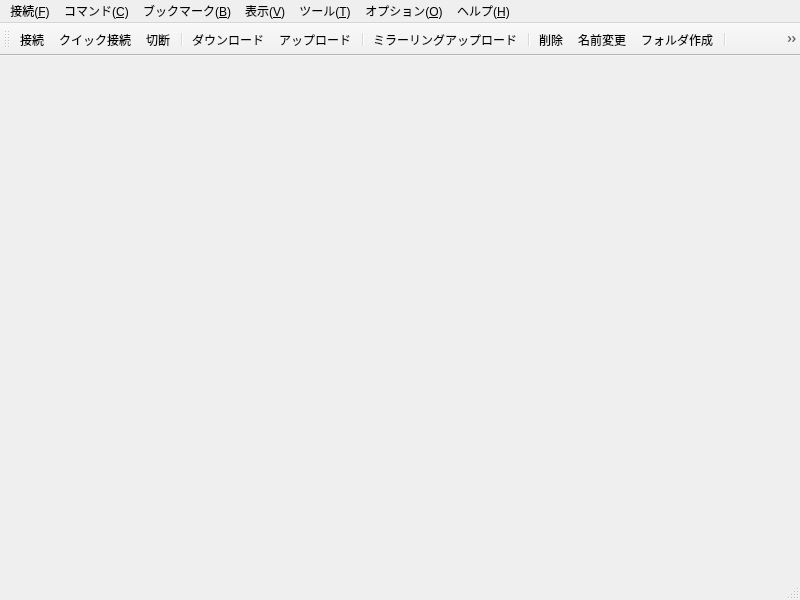
 <widget class="QMainWindow" name="MainWindowClass">
  <property name="geometry">
   <rect>
    <x>0</x>
    <y>0</y>
    <width>800</width>
    <height>600</height>
   </rect>
  </property>
  <property name="windowTitle">
   <string>MainWindow</string>
  </property>
  <widget class="QWidget" name="centralWidget">
   <layout class="QVBoxLayout" name="verticalLayout">
    <property name="leftMargin">
     <number>0</number>
    </property>
    <property name="topMargin">
     <number>0</number>
    </property>
    <property name="rightMargin">
     <number>0</number>
    </property>
    <property name="bottomMargin">
     <number>0</number>
    </property>
    <item>
     <widget class="DirsAndTaskMsgForm" name="widget" native="true"/>
    </item>
   </layout>
  </widget>
  <widget class="QMenuBar" name="menuBar">
   <property name="geometry">
    <rect>
     <x>0</x>
     <y>0</y>
     <width>800</width>
     <height>33</height>
    </rect>
   </property>
   <widget class="QMenu" name="menu_Connect">
    <property name="title">
     <string>接続(&amp;F)</string>
    </property>
    <widget class="QMenu" name="menu_Settings">
     <property name="title">
      <string>設定(&amp;S)</string>
     </property>
     <addaction name="actionImportFromWS_FTP"/>
     <addaction name="actionSaveSettingsToFile"/>
     <addaction name="actionLoadSettingsFromFile"/>
     <addaction name="actionModifyMasterPassword"/>
     <addaction name="actionExportFileZillaXML"/>
     <addaction name="actionExportWinSCPINI"/>
     <addaction name="separator"/>
     <addaction name="actionResetSettings"/>
    </widget>
    <addaction name="actionConnect"/>
    <addaction name="actionQuickConnect"/>
    <addaction name="actionDisconnect"/>
    <addaction name="separator"/>
    <addaction name="actionHostSettings"/>
    <addaction name="menu_Settings"/>
    <addaction name="separator"/>
    <addaction name="actionExit"/>
    <addaction name="separator"/>
   </widget>
   <widget class="QMenu" name="menu_Command">
    <property name="title">
     <string>コマンド(&amp;C)</string>
    </property>
    <addaction name="actionDownload"/>
    <addaction name="actionUpload"/>
    <addaction name="actionDownloadRename"/>
    <addaction name="actionUploadRename"/>
    <addaction name="actionDownloadRespecify"/>
    <addaction name="actionDownloadAsFile"/>
    <addaction name="separator"/>
    <addaction name="actionUploadMirroring"/>
    <addaction name="actionCalcFilesSize"/>
    <addaction name="actionDownloadMirroring"/>
    <addaction name="separator"/>
    <addaction name="actionCmdRm"/>
    <addaction name="actionCmdRename"/>
    <addaction name="actionCmdReattribute"/>
    <addaction name="actionCmdMkdir"/>
    <addaction name="actionCommand"/>
    <addaction name="separator"/>
    <addaction name="actionDirSync"/>
   </widget>
   <widget class="QMenu" name="menu_Bookmark">
    <property name="title">
     <string>ブックマーク(&amp;B)</string>
    </property>
    <addaction name="actionBmarkAddHost"/>
    <addaction name="actionBmarkAddLocal"/>
    <addaction name="actionBmarkAddBoth"/>
    <addaction name="actionBmarkEdit"/>
    <addaction name="separator"/>
   </widget>
   <widget class="QMenu" name="menu_View">
    <property name="title">
     <string>表示(&amp;V)</string>
    </property>
    <widget class="QMenu" name="menu_ViewFormat">
     <property name="title">
      <string>形式(&amp;T)</string>
     </property>
     <addaction name="actionViewFList"/>
     <addaction name="actionViewFDetail"/>
    </widget>
    <addaction name="actionFilter"/>
    <addaction name="separator"/>
    <addaction name="actionFind"/>
    <addaction name="actionFindNext"/>
    <addaction name="separator"/>
    <addaction name="actionSelect"/>
    <addaction name="actionSelectAll"/>
    <addaction name="separator"/>
    <addaction name="menu_ViewFormat"/>
    <addaction name="actionSort"/>
    <addaction name="actionViewDot"/>
    <addaction name="separator"/>
    <addaction name="actionListWithViewer"/>
    <addaction name="actionTaskWithViewer"/>
    <addaction name="separator"/>
    <addaction name="actionReflesh"/>
   </widget>
   <widget class="QMenu" name="menu_Tools">
    <property name="title">
     <string>ツール(&amp;T)</string>
    </property>
    <addaction name="actionCalcOnetimePasswd"/>
    <addaction name="actionWindowsFWSetting"/>
   </widget>
   <widget class="QMenu" name="menu_Option">
    <property name="title">
     <string>オプション(&amp;O)</string>
    </property>
    <addaction name="actionPreference"/>
   </widget>
   <widget class="QMenu" name="menu_Help">
    <property name="title">
     <string>ヘルプ(&amp;H)</string>
    </property>
    <addaction name="actionContents"/>
    <addaction name="actionOpenWebsite"/>
    <addaction name="separator"/>
    <addaction name="actionAbout"/>
    <addaction name="actionAboutQt"/>
   </widget>
   <addaction name="menu_Connect"/>
   <addaction name="menu_Command"/>
   <addaction name="menu_Bookmark"/>
   <addaction name="menu_View"/>
   <addaction name="menu_Tools"/>
   <addaction name="menu_Option"/>
   <addaction name="menu_Help"/>
  </widget>
  <widget class="QToolBar" name="mainToolBar">
   <property name="iconSize">
    <size>
     <width>16</width>
     <height>16</height>
    </size>
   </property>
   <attribute name="toolBarArea">
    <enum>TopToolBarArea</enum>
   </attribute>
   <attribute name="toolBarBreak">
    <bool>false</bool>
   </attribute>
   <addaction name="actionConnect"/>
   <addaction name="actionQuickConnect"/>
   <addaction name="actionDisconnect"/>
   <addaction name="separator"/>
   <addaction name="actionDownload"/>
   <addaction name="actionUpload"/>
   <addaction name="separator"/>
   <addaction name="actionUploadMirroring"/>
   <addaction name="separator"/>
   <addaction name="actionCmdRm"/>
   <addaction name="actionCmdRename"/>
   <addaction name="actionCmdMkdir"/>
   <addaction name="separator"/>
   <addaction name="actionModeAscii"/>
   <addaction name="actionModeBinary"/>
   <addaction name="actionModeAuto"/>
   <addaction name="separator"/>
   <addaction name="actionLocalSJIS"/>
   <addaction name="actionLocalEUC"/>
   <addaction name="actionLocalJIS"/>
   <addaction name="actionLocalUTF8"/>
   <addaction name="actionLocalUTF8BOM"/>
   <addaction name="separator"/>
   <addaction name="actionHostSJIS"/>
   <addaction name="actionHostEUC"/>
   <addaction name="actionHostJIS"/>
   <addaction name="actionHostUTF8"/>
   <addaction name="actionHostUTF8BOM"/>
   <addaction name="actionHostNocode"/>
   <addaction name="separator"/>
   <addaction name="actionHalfKana2Full"/>
   <addaction name="separator"/>
   <addaction name="actionReflesh"/>
   <addaction name="separator"/>
   <addaction name="actionViewFList"/>
   <addaction name="actionViewFDetail"/>
   <addaction name="separator"/>
   <addaction name="actionDirSync"/>
   <addaction name="separator"/>
   <addaction name="actionStopReceiving"/>
  </widget>
  <widget class="QStatusBar" name="statusBar"/>
  <action name="actionConnect">
   <property name="icon">
    <iconset resource="../resource/ffftpgui.qrc">
     <normaloff>:/connect.png</normaloff>:/connect.png</iconset>
   </property>
   <property name="text">
    <string>接続(&amp;C)...</string>
   </property>
   <property name="iconText">
    <string>接続</string>
   </property>
   <property name="toolTip">
    <string>接続</string>
   </property>
   <property name="shortcut">
    <string>Ctrl+C</string>
   </property>
  </action>
  <action name="actionQuickConnect">
   <property name="icon">
    <iconset resource="../resource/ffftpgui.qrc">
     <normaloff>:/quickconnect.png</normaloff>:/quickconnect.png</iconset>
   </property>
   <property name="text">
    <string>クイック接続(&amp;Q)...</string>
   </property>
   <property name="iconText">
    <string>クイック接続</string>
   </property>
   <property name="toolTip">
    <string>クイック接続</string>
   </property>
   <property name="shortcut">
    <string>Ctrl+Q</string>
   </property>
  </action>
  <action name="actionDisconnect">
   <property name="icon">
    <iconset resource="../resource/ffftpgui.qrc">
     <normaloff>:/disconnect.png</normaloff>:/disconnect.png</iconset>
   </property>
   <property name="text">
    <string>切断(&amp;R)</string>
   </property>
   <property name="iconText">
    <string>切断</string>
   </property>
   <property name="toolTip">
    <string>切断</string>
   </property>
  </action>
  <action name="actionHostSettings">
   <property name="text">
    <string>ホストの設定(&amp;H)...</string>
   </property>
   <property name="iconText">
    <string>ホストの設定</string>
   </property>
   <property name="toolTip">
    <string>ホストの設定</string>
   </property>
  </action>
  <action name="actionExit">
   <property name="text">
    <string>終了(&amp;X)</string>
   </property>
   <property name="iconText">
    <string>終了</string>
   </property>
   <property name="toolTip">
    <string>終了</string>
   </property>
  </action>
  <action name="actionImportFromWS_FTP">
   <property name="text">
    <string>WS_FTPから設定をインポート(&amp;W)...</string>
   </property>
   <property name="iconText">
    <string>WS_FTPから設定をインポート</string>
   </property>
   <property name="toolTip">
    <string>WS_FTPから設定をインポート</string>
   </property>
  </action>
  <action name="actionSaveSettingsToFile">
   <property name="text">
    <string>設定をファイルに保存(&amp;S)...</string>
   </property>
   <property name="iconText">
    <string>設定をファイルに保存</string>
   </property>
   <property name="toolTip">
    <string>設定をファイルに保存</string>
   </property>
  </action>
  <action name="actionLoadSettingsFromFile">
   <property name="text">
    <string>設定をファイルから復元(&amp;L)...</string>
   </property>
   <property name="iconText">
    <string>設定をファイルから復元</string>
   </property>
   <property name="toolTip">
    <string>設定をファイルから復元</string>
   </property>
  </action>
  <action name="actionModifyMasterPassword">
   <property name="text">
    <string>マスターパスワードの変更(&amp;M)...</string>
   </property>
   <property name="iconText">
    <string>マスターパスワードの変更</string>
   </property>
   <property name="toolTip">
    <string>マスターパスワードの変更</string>
   </property>
  </action>
  <action name="actionExportFileZillaXML">
   <property name="text">
    <string>FileZilla XMLに設定をエクスポート...</string>
   </property>
  </action>
  <action name="actionExportWinSCPINI">
   <property name="text">
    <string>WinSCP INIに設定をエクスポート...</string>
   </property>
  </action>
  <action name="actionResetSettings">
   <property name="text">
    <string>全設定の消去...</string>
   </property>
  </action>
  <action name="actionDownload">
   <property name="icon">
    <iconset resource="../resource/ffftpgui.qrc">
     <normaloff>:/arrowdown.png</normaloff>:/arrowdown.png</iconset>
   </property>
   <property name="text">
    <string>ダウンロード(&amp;D)</string>
   </property>
   <property name="iconText">
    <string>ダウンロード</string>
   </property>
   <property name="toolTip">
    <string>ダウンロード</string>
   </property>
   <property name="shortcut">
    <string>Ctrl+D</string>
   </property>
  </action>
  <action name="actionUpload">
   <property name="icon">
    <iconset resource="../resource/ffftpgui.qrc">
     <normaloff>:/arrowup.png</normaloff>:/arrowup.png</iconset>
   </property>
   <property name="text">
    <string>アップロード(&amp;U)</string>
   </property>
   <property name="iconText">
    <string>アップロード</string>
   </property>
   <property name="toolTip">
    <string>アップロード</string>
   </property>
   <property name="shortcut">
    <string>Ctrl+S</string>
   </property>
  </action>
  <action name="actionDownloadRename">
   <property name="text">
    <string>名前を変えてダウンロード(&amp;O)...</string>
   </property>
   <property name="iconText">
    <string>名前を変えてダウンロード</string>
   </property>
   <property name="toolTip">
    <string>名前を変えてダウンロード</string>
   </property>
  </action>
  <action name="actionUploadRename">
   <property name="text">
    <string>名前を変えてアップロード(&amp;P)...</string>
   </property>
   <property name="iconText">
    <string>名前を変えてアップロード</string>
   </property>
   <property name="toolTip">
    <string>名前を変えてアップロード</string>
   </property>
  </action>
  <action name="actionDownloadRespecify">
   <property name="text">
    <string>名前を指定してダウンロード(&amp;G)...</string>
   </property>
   <property name="iconText">
    <string>名前を指定してダウンロード</string>
   </property>
   <property name="toolTip">
    <string>名前を指定してダウンロード</string>
   </property>
  </action>
  <action name="actionDownloadAsFile">
   <property name="text">
    <string>ファイルとしてダウンロード(&amp;F)</string>
   </property>
   <property name="iconText">
    <string>ファイルとしてダウンロード</string>
   </property>
   <property name="toolTip">
    <string>ファイルとしてダウンロード</string>
   </property>
  </action>
  <action name="actionUploadMirroring">
   <property name="icon">
    <iconset resource="../resource/ffftpgui.qrc">
     <normaloff>:/doublearrowup.png</normaloff>:/doublearrowup.png</iconset>
   </property>
   <property name="text">
    <string>ミラーリングアップロード(&amp;M)...</string>
   </property>
   <property name="iconText">
    <string>ミラーリングアップロード</string>
   </property>
   <property name="toolTip">
    <string>ミラーリングアップロード</string>
   </property>
   <property name="shortcut">
    <string>Ctrl+Shift+U</string>
   </property>
  </action>
  <action name="actionCalcFilesSize">
   <property name="text">
    <string>ファイル容量計算(&amp;Z)...</string>
   </property>
   <property name="iconText">
    <string>ファイル容量計算</string>
   </property>
   <property name="toolTip">
    <string>ファイル容量計算</string>
   </property>
  </action>
  <action name="actionDownloadMirroring">
   <property name="text">
    <string>ミラーリングダウンロード(&amp;L)...</string>
   </property>
   <property name="iconText">
    <string>ミラーリングダウンロード</string>
   </property>
   <property name="toolTip">
    <string>ミラーリングダウンロード</string>
   </property>
   <property name="shortcut">
    <string>Ctrl+Shift+D</string>
   </property>
  </action>
  <action name="actionCmdRm">
   <property name="icon">
    <iconset resource="../resource/ffftpgui.qrc">
     <normaloff>:/cross.png</normaloff>:/cross.png</iconset>
   </property>
   <property name="text">
    <string>削除(&amp;R)...</string>
   </property>
   <property name="iconText">
    <string>削除</string>
   </property>
   <property name="toolTip">
    <string>削除</string>
   </property>
   <property name="shortcut">
    <string>Del</string>
   </property>
  </action>
  <action name="actionCmdRename">
   <property name="icon">
    <iconset resource="../resource/ffftpgui.qrc">
     <normaloff>:/tag.png</normaloff>:/tag.png</iconset>
   </property>
   <property name="text">
    <string>名前変更(&amp;N)...</string>
   </property>
   <property name="iconText">
    <string>名前変更</string>
   </property>
   <property name="toolTip">
    <string>名前変更</string>
   </property>
   <property name="shortcut">
    <string>Ctrl+N</string>
   </property>
  </action>
  <action name="actionCmdReattribute">
   <property name="text">
    <string>属性変更(&amp;A)...</string>
   </property>
   <property name="iconText">
    <string>属性変更</string>
   </property>
   <property name="toolTip">
    <string>属性変更</string>
   </property>
   <property name="shortcut">
    <string>Ctrl+T</string>
   </property>
  </action>
  <action name="actionCmdMkdir">
   <property name="icon">
    <iconset resource="../resource/ffftpgui.qrc">
     <normaloff>:/folderwithlight.png</normaloff>:/folderwithlight.png</iconset>
   </property>
   <property name="text">
    <string>フォルダ作成(&amp;K)...</string>
   </property>
   <property name="iconText">
    <string>フォルダ作成</string>
   </property>
   <property name="toolTip">
    <string>フォルダ作成</string>
   </property>
   <property name="shortcut">
    <string>Ctrl+K</string>
   </property>
  </action>
  <action name="actionCommand">
   <property name="text">
    <string>任意のコマンド(&amp;C)...</string>
   </property>
   <property name="iconText">
    <string>任意のコマンド</string>
   </property>
   <property name="toolTip">
    <string>任意のコマンド</string>
   </property>
  </action>
  <action name="actionDirSync">
   <property name="checkable">
    <bool>true</bool>
   </property>
   <property name="icon">
    <iconset resource="../resource/ffftpgui.qrc">
     <normaloff>:/tagandtag.png</normaloff>:/tagandtag.png</iconset>
   </property>
   <property name="text">
    <string>フォルダ同時移動(&amp;S)</string>
   </property>
   <property name="iconText">
    <string>フォルダ同時移動</string>
   </property>
   <property name="toolTip">
    <string>フォルダ同時移動</string>
   </property>
  </action>
  <action name="actionBmarkAddHost">
   <property name="text">
    <string>追加―ホスト側(&amp;H)</string>
   </property>
   <property name="iconText">
    <string>追加―ホスト側</string>
   </property>
   <property name="toolTip">
    <string>追加―ホスト側</string>
   </property>
  </action>
  <action name="actionBmarkAddLocal">
   <property name="text">
    <string>追加―ローカル側(&amp;L)</string>
   </property>
   <property name="iconText">
    <string>追加―ローカル側</string>
   </property>
   <property name="toolTip">
    <string>追加―ローカル側</string>
   </property>
  </action>
  <action name="actionBmarkAddBoth">
   <property name="text">
    <string>追加―両方(&amp;B)</string>
   </property>
   <property name="iconText">
    <string>追加―両方</string>
   </property>
   <property name="toolTip">
    <string>追加―両方</string>
   </property>
  </action>
  <action name="actionBmarkEdit">
   <property name="text">
    <string>編集(&amp;E)...</string>
   </property>
   <property name="iconText">
    <string>編集</string>
   </property>
   <property name="toolTip">
    <string>編集</string>
   </property>
   <property name="shortcut">
    <string>Ctrl+B</string>
   </property>
  </action>
  <action name="actionFilter">
   <property name="text">
    <string>フィルタ(&amp;L)...</string>
   </property>
   <property name="iconText">
    <string>フィルタ</string>
   </property>
   <property name="toolTip">
    <string>フィルタ</string>
   </property>
   <property name="shortcut">
    <string>Ctrl+Y</string>
   </property>
  </action>
  <action name="actionFind">
   <property name="text">
    <string>検索(&amp;F)...</string>
   </property>
   <property name="iconText">
    <string>検索</string>
   </property>
   <property name="toolTip">
    <string>検索</string>
   </property>
   <property name="shortcut">
    <string>Ctrl+F</string>
   </property>
  </action>
  <action name="actionFindNext">
   <property name="text">
    <string>次を検索(&amp;N)</string>
   </property>
   <property name="iconText">
    <string>次を検索</string>
   </property>
   <property name="toolTip">
    <string>次を検索</string>
   </property>
   <property name="shortcut">
    <string>F3</string>
   </property>
  </action>
  <action name="actionSelect">
   <property name="text">
    <string>選択(&amp;U)...</string>
   </property>
   <property name="iconText">
    <string>選択</string>
   </property>
   <property name="toolTip">
    <string>選択</string>
   </property>
   <property name="shortcut">
    <string>Ctrl+S</string>
   </property>
  </action>
  <action name="actionSelectAll">
   <property name="text">
    <string>全選択/解除(&amp;A)</string>
   </property>
   <property name="iconText">
    <string>全選択/解除</string>
   </property>
   <property name="toolTip">
    <string>全選択/解除</string>
   </property>
   <property name="shortcut">
    <string>Ctrl+A</string>
   </property>
  </action>
  <action name="actionViewFList">
   <property name="checkable">
    <bool>true</bool>
   </property>
   <property name="icon">
    <iconset resource="../resource/ffftpgui.qrc">
     <normaloff>:/mosaic1.png</normaloff>:/mosaic1.png</iconset>
   </property>
   <property name="text">
    <string>一覧(&amp;L)</string>
   </property>
   <property name="iconText">
    <string>一覧</string>
   </property>
   <property name="toolTip">
    <string>一覧</string>
   </property>
  </action>
  <action name="actionViewFDetail">
   <property name="checkable">
    <bool>true</bool>
   </property>
   <property name="icon">
    <iconset resource="../resource/ffftpgui.qrc">
     <normaloff>:/mosaic2.png</normaloff>:/mosaic2.png</iconset>
   </property>
   <property name="text">
    <string>詳細(&amp;D)</string>
   </property>
   <property name="iconText">
    <string>詳細</string>
   </property>
   <property name="toolTip">
    <string>詳細</string>
   </property>
  </action>
  <action name="actionSort">
   <property name="text">
    <string>ソート(&amp;S)...</string>
   </property>
   <property name="iconText">
    <string>ソート</string>
   </property>
   <property name="toolTip">
    <string>ソート</string>
   </property>
  </action>
  <action name="actionViewDot">
   <property name="checkable">
    <bool>true</bool>
   </property>
   <property name="text">
    <string>.で始まるファイルを表示(&amp;D)</string>
   </property>
   <property name="iconText">
    <string>.で始まるファイルを表示</string>
   </property>
   <property name="toolTip">
    <string>.で始まるファイルを表示</string>
   </property>
  </action>
  <action name="actionListWithViewer">
   <property name="text">
    <string>ファイル一覧をビューアで表示(&amp;I)</string>
   </property>
   <property name="iconText">
    <string>ファイル一覧をビューアで表示</string>
   </property>
   <property name="toolTip">
    <string>ファイル一覧をビューアで表示</string>
   </property>
  </action>
  <action name="actionTaskWithViewer">
   <property name="text">
    <string>処理内容をビューアで表示(&amp;W)</string>
   </property>
   <property name="iconText">
    <string>処理内容をビューアで表示</string>
   </property>
   <property name="toolTip">
    <string>処理内容をビューアで表示</string>
   </property>
  </action>
  <action name="actionReflesh">
   <property name="icon">
    <iconset resource="../resource/ffftpgui.qrc">
     <normaloff>:/arrowcircle.png</normaloff>:/arrowcircle.png</iconset>
   </property>
   <property name="text">
    <string>最新の情報に更新(&amp;R)</string>
   </property>
   <property name="iconText">
    <string>最新の情報に更新</string>
   </property>
   <property name="toolTip">
    <string>最新の情報に更新</string>
   </property>
   <property name="shortcut">
    <string>F5</string>
   </property>
  </action>
  <action name="actionCalcOnetimePasswd">
   <property name="text">
    <string>ワンタイムパスワードの計算(&amp;O)...</string>
   </property>
   <property name="iconText">
    <string>ワンタイムパスワードの計算</string>
   </property>
   <property name="toolTip">
    <string>ワンタイムパスワードの計算</string>
   </property>
  </action>
  <action name="actionWindowsFWSetting">
   <property name="text">
    <string>WindowsファイアウォールのステートフルFTPフィルタの設定(&amp;F)...</string>
   </property>
   <property name="iconText">
    <string>WindowsファイアウォールのステートフルFTPフィルタの設定</string>
   </property>
   <property name="toolTip">
    <string>WindowsファイアウォールのステートフルFTPフィルタの設定</string>
   </property>
  </action>
  <action name="actionPreference">
   <property name="text">
    <string>環境設定(S)...</string>
   </property>
   <property name="iconText">
    <string>環境設定</string>
   </property>
   <property name="toolTip">
    <string>環境設定</string>
   </property>
  </action>
  <action name="actionContents">
   <property name="text">
    <string>目次(&amp;C)...</string>
   </property>
   <property name="iconText">
    <string>目次</string>
   </property>
   <property name="toolTip">
    <string>目次</string>
   </property>
   <property name="shortcut">
    <string>F1</string>
   </property>
  </action>
  <action name="actionOpenWebsite">
   <property name="text">
    <string>ウェブサイトを開く(&amp;W)</string>
   </property>
   <property name="iconText">
    <string>ウェブサイトを開く</string>
   </property>
   <property name="toolTip">
    <string>ウェブサイトを開く</string>
   </property>
  </action>
  <action name="actionAbout">
   <property name="text">
    <string>FFFTPについて(&amp;A)...</string>
   </property>
   <property name="iconText">
    <string>FFFTPについて</string>
   </property>
   <property name="toolTip">
    <string>FFFTPについて</string>
   </property>
  </action>
  <action name="actionAboutQt">
   <property name="text">
    <string>Qtについて...</string>
   </property>
  </action>
  <action name="actionModeAscii">
   <property name="checkable">
    <bool>true</bool>
   </property>
   <property name="icon">
    <iconset resource="../resource/ffftpgui.qrc">
     <normaloff>:/a.png</normaloff>:/a.png</iconset>
   </property>
   <property name="text">
    <string>アスキー転送モード</string>
   </property>
   <property name="toolTip">
    <string>アスキー転送モード</string>
   </property>
  </action>
  <action name="actionModeBinary">
   <property name="checkable">
    <bool>true</bool>
   </property>
   <property name="icon">
    <iconset resource="../resource/ffftpgui.qrc">
     <normaloff>:/b.png</normaloff>:/b.png</iconset>
   </property>
   <property name="text">
    <string>バイナリ転送モード</string>
   </property>
   <property name="toolTip">
    <string>バイナリ転送モード</string>
   </property>
  </action>
  <action name="actionModeAuto">
   <property name="checkable">
    <bool>true</bool>
   </property>
   <property name="icon">
    <iconset resource="../resource/ffftpgui.qrc">
     <normaloff>:/ab.png</normaloff>:/ab.png</iconset>
   </property>
   <property name="text">
    <string>ファイル名で転送モード切替え</string>
   </property>
   <property name="toolTip">
    <string>ファイル名で転送モード切替え</string>
   </property>
  </action>
  <action name="actionLocalSJIS">
   <property name="checkable">
    <bool>true</bool>
   </property>
   <property name="icon">
    <iconset resource="../resource/ffftpgui.qrc">
     <normaloff>:/sjis.png</normaloff>:/sjis.png</iconset>
   </property>
   <property name="text">
    <string>ローカルの漢字コードはShift_JIS</string>
   </property>
   <property name="toolTip">
    <string>ローカルの漢字コードはShift_JIS</string>
   </property>
  </action>
  <action name="actionLocalEUC">
   <property name="checkable">
    <bool>true</bool>
   </property>
   <property name="icon">
    <iconset resource="../resource/ffftpgui.qrc">
     <normaloff>:/euc.png</normaloff>:/euc.png</iconset>
   </property>
   <property name="text">
    <string>ローカルの漢字コードはEUC</string>
   </property>
   <property name="toolTip">
    <string>ローカルの漢字コードはEUC</string>
   </property>
  </action>
  <action name="actionLocalJIS">
   <property name="checkable">
    <bool>true</bool>
   </property>
   <property name="icon">
    <iconset resource="../resource/ffftpgui.qrc">
     <normaloff>:/jis.png</normaloff>:/jis.png</iconset>
   </property>
   <property name="text">
    <string>ローカルの漢字コードはJIS</string>
   </property>
   <property name="toolTip">
    <string>ローカルの漢字コードはJIS</string>
   </property>
  </action>
  <action name="actionLocalUTF8">
   <property name="checkable">
    <bool>true</bool>
   </property>
   <property name="icon">
    <iconset resource="../resource/ffftpgui.qrc">
     <normaloff>:/utf8.png</normaloff>:/utf8.png</iconset>
   </property>
   <property name="text">
    <string>ローカルの漢字コードはUTF-8</string>
   </property>
   <property name="toolTip">
    <string>ローカルの漢字コードはUTF-8</string>
   </property>
  </action>
  <action name="actionLocalUTF8BOM">
   <property name="checkable">
    <bool>true</bool>
   </property>
   <property name="icon">
    <iconset resource="../resource/ffftpgui.qrc">
     <normaloff>:/u8b.png</normaloff>:/u8b.png</iconset>
   </property>
   <property name="text">
    <string>ローカルの漢字コードはUTF-8 BOM</string>
   </property>
   <property name="toolTip">
    <string>ローカルの漢字コードはUTF-8 BOM</string>
   </property>
  </action>
  <action name="actionHostSJIS">
   <property name="checkable">
    <bool>true</bool>
   </property>
   <property name="icon">
    <iconset resource="../resource/ffftpgui.qrc">
     <normaloff>:/sjis.png</normaloff>:/sjis.png</iconset>
   </property>
   <property name="text">
    <string>ホストの漢字コードはShift_JIS</string>
   </property>
   <property name="toolTip">
    <string>ホストの漢字コードはShift_JIS</string>
   </property>
  </action>
  <action name="actionHostEUC">
   <property name="checkable">
    <bool>true</bool>
   </property>
   <property name="icon">
    <iconset resource="../resource/ffftpgui.qrc">
     <normaloff>:/euc.png</normaloff>:/euc.png</iconset>
   </property>
   <property name="text">
    <string>ホストの漢字コードはEUC</string>
   </property>
   <property name="toolTip">
    <string>ホストの漢字コードはEUC</string>
   </property>
  </action>
  <action name="actionHostJIS">
   <property name="checkable">
    <bool>true</bool>
   </property>
   <property name="icon">
    <iconset resource="../resource/ffftpgui.qrc">
     <normaloff>:/jis.png</normaloff>:/jis.png</iconset>
   </property>
   <property name="text">
    <string>ホストの漢字コードはJIS</string>
   </property>
   <property name="toolTip">
    <string>ホストの漢字コードはJIS</string>
   </property>
  </action>
  <action name="actionHostUTF8">
   <property name="checkable">
    <bool>true</bool>
   </property>
   <property name="icon">
    <iconset resource="../resource/ffftpgui.qrc">
     <normaloff>:/utf8.png</normaloff>:/utf8.png</iconset>
   </property>
   <property name="text">
    <string>ホストの漢字コードはUTF-8</string>
   </property>
   <property name="toolTip">
    <string>ホストの漢字コードはUTF-8</string>
   </property>
  </action>
  <action name="actionHostUTF8BOM">
   <property name="checkable">
    <bool>true</bool>
   </property>
   <property name="icon">
    <iconset resource="../resource/ffftpgui.qrc">
     <normaloff>:/u8b.png</normaloff>:/u8b.png</iconset>
   </property>
   <property name="text">
    <string>ホストの漢字コードはUTF-8 BOM</string>
   </property>
   <property name="toolTip">
    <string>ホストの漢字コードはUTF-8 BOM</string>
   </property>
  </action>
  <action name="actionHostNocode">
   <property name="checkable">
    <bool>true</bool>
   </property>
   <property name="icon">
    <iconset resource="../resource/ffftpgui.qrc">
     <normaloff>:/mu.png</normaloff>:/mu.png</iconset>
   </property>
   <property name="text">
    <string>漢字コードの変換なし</string>
   </property>
   <property name="toolTip">
    <string>漢字コードの変換なし</string>
   </property>
  </action>
  <action name="actionHalfKana2Full">
   <property name="checkable">
    <bool>true</bool>
   </property>
   <property name="icon">
    <iconset resource="../resource/ffftpgui.qrc">
     <normaloff>:/kana.png</normaloff>:/kana.png</iconset>
   </property>
   <property name="text">
    <string>半角カナを全角に変換</string>
   </property>
   <property name="toolTip">
    <string>半角カナを全角に変換</string>
   </property>
  </action>
  <action name="actionStopReceiving">
   <property name="icon">
    <iconset resource="../resource/ffftpgui.qrc">
     <normaloff>:/roadclosedsign.png</normaloff>:/roadclosedsign.png</iconset>
   </property>
   <property name="text">
    <string>受信中止</string>
   </property>
   <property name="toolTip">
    <string>受信中止</string>
   </property>
  </action>
 </widget>
